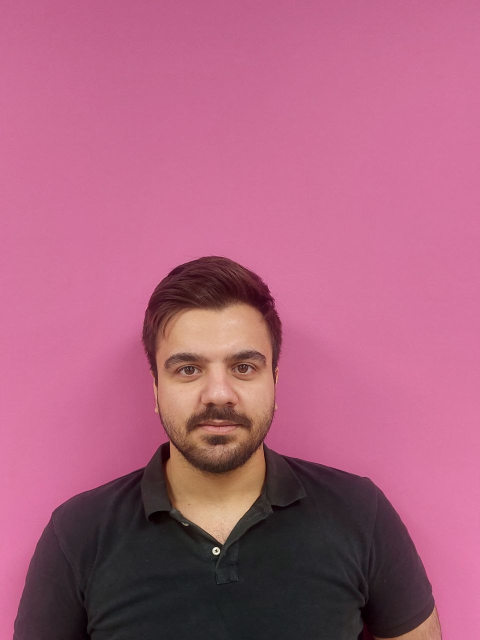
#> input picture 08-ComputerVision/HW1/Q4/face1.jpg, 960 x 1280 px (shown at 1/2 size)
$ jupyter execute Q4.ipynb
#> lines starting #> are read from the running program, lines starting #| are printed output that depends on the picture
# <html>

<div style="background-image: linear-gradient(to left, rgb(255, 255, 255), rgb(138, 136, 136)); width: auto; margin: 10px;">


</div>

<div   style:"text-align: center; background-image: linear-gradient(to left, rgb(255, 255, 255), rgb( 219, 204, 245  ));width: 400px; height: 30px; ">
<h1 style="font-family: Georgia; color: black; text-align: center; ">Course: Computer Vision </h1>

</div>
    <div   style:"border: 3px solid green;text-align: center; ">
<h1 style="font-family: Georgia; color: black; text-align: center; ">Project1 - Q4 </h1>

</div>

   <div>
<h1 style="font-family: Georgia; color: black; text-align: center; font-size:15px;">Mohammad Amanlou- sid:810100084 </h1>

</div>


</html>

**Report on Exercise: Implementation with and without Libraries**

In this report, I have explored both approaches to implement the exercise. First, I completed the implementation using popular computer vision libraries such as OpenCV and Scikit-Image. Then, in order to earn additional credit, I implemented all exercises from scratch without using any pre-built libraries. In this section, I only utilized the NumPy and SciPy libraries and did not use any other libraries.

By doing so, my goal was to provide a comprehensive analysis of two different methods for solving problems related to computer vision.

### Comprehensive Report on Library-Based Template Matching Implementation 🚀

I recently completed a detailed project focused on comparing facial images using various template matching techniques. This work involved leveraging advanced libraries such as OpenCV, ImageIO, and scikit-image to analyze and compare four distinct facial images. Below is an in-depth explanation of each step, along with my personal observations and analysis. 😊

#### 1. Image Acquisition and Preprocessing 📥
The project began with the loading of four unique facial images—captured from different angles and distances—directly from JPG files using ImageIO. The images included:

- **Face1**: The reference face taken from the front.
- **Face2**: Captured from the same angle but at a closer distance.
- **Face3**: Taken at a 45° angle.
- **Face4**: Featuring a portion of the face obscured by a hand or mask.

To ensure consistency in the comparison, all images were converted to grayscale using OpenCV’s `cvtColor` function. This conversion simplifies the analysis by focusing on luminance (brightness and contrast) rather than color, which is vital since template matching and structural similarity analyses are more robust in a single-channel domain. Additionally, I resized the images (except for Face1) to match the dimensions of the reference image, ensuring that all similarity measures were computed on images of the same size, thus preventing shape mismatches that could skew the results.

#### 2. Template Matching Using Normalized Cross-Correlation 🎯
For the first similarity measure, I employed OpenCV’s template matching function with the `TM_CCOEFF_NORMED` metric. This method computes a normalized correlation between the template (Face1) and the other images. Here are my observations:

- **Face2 vs. Face1**: The template matching score was very high, indicating a strong similarity due to the close distance and same angle.
- **Face3 vs. Face1**: The score was moderately lower, reflecting the noticeable differences in facial features due to the 45° angle.
- **Face4 vs. Face1**: This comparison resulted in the lowest score, as occlusion significantly reduced the correlation, highlighting discrepancies in the matching region.

The normalized cross-correlation provided a reliable quantitative measurement of image similarity.

#### 3. Histogram Matching Analysis 📊
Simultaneously, I computed the histograms of the grayscale images. Histograms serve as a robust tool for comparing the distribution of pixel intensities across the images. Using OpenCV’s histogram functions and the histogram comparison function (with correlation as the metric), I observed the following:

- The grayscale histogram of Face1 was compared with those of the other images.
- **Face2** showed a very high histogram correlation with Face1, confirming their overall brightness and contrast similarities.
- **Face3** exhibited a lower correlation, reflecting changes in lighting and shadows due to the 45° angle.
- **Face4** again showed a lower correlation due to the occluded regions, resulting in a different intensity distribution.

Histogram matching effectively evaluates contrast and luminance differences, reinforcing the findings from template matching by comparing statistical distributions rather than pixel-to-pixel correspondence.

#### 4. Mean Squared Error (MSE) Analysis 🧮
I also measured the similarity between images by calculating the Mean Squared Error (MSE) between the reference grayscale image and each of the other images. MSE quantifies the average squared difference between corresponding pixel values:

- Lower MSE values indicate higher similarity.
- **Face2** had a very low MSE compared to Face1, consistent with its high template matching score.
- **Face3** and **Face4** produced higher MSE values, reflecting greater differences from the reference image.

MSE serves as a simple yet effective error metric, complementing correlation-based measures by highlighting numerical differences in pixel intensities.

#### 5. Structural Similarity (SSIM) Analysis 🔍
Lastly, I utilized the Structural Similarity Index (SSIM) as a perceptual metric for image comparison. SSIM considers luminance, contrast, and structural information, providing an overall similarity score (with values closer to 1 indicating high similarity):

- **Face2** achieved an SSIM value near 1, confirming that the two images are nearly identical in structure and appearance.
- **Face3** and **Face4** yielded lower SSIM scores, indicating that variations in viewing angle and occlusion affect the overall structural similarity.

SSIM is particularly useful as it aligns well with human perception, emphasizing how the human eye discerns differences in images.

[cell 1]
import cv2
import numpy as np
import imageio
import os
from skimage.metrics import structural_similarity as ssim

os.makedirs("template_output_library", exist_ok=True)

face1 = imageio.imread("face1.jpg")
#> face1 is the input picture: shape (1280, 960, 3); mean R, G, B 172, 96.8, 125.8
face2 = imageio.imread("face2.jpg")
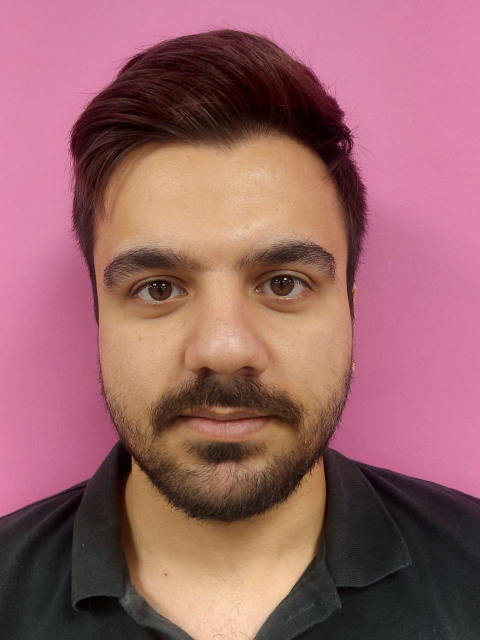
#> input picture 08-ComputerVision/HW1/Q4/face2.jpg, 960 x 1280 px (shown at 1/2 size)
#> face2 is the input picture: shape (1280, 960, 3); mean R, G, B 152.7, 100.1, 104.4
face3 = imageio.imread("face3.jpg")
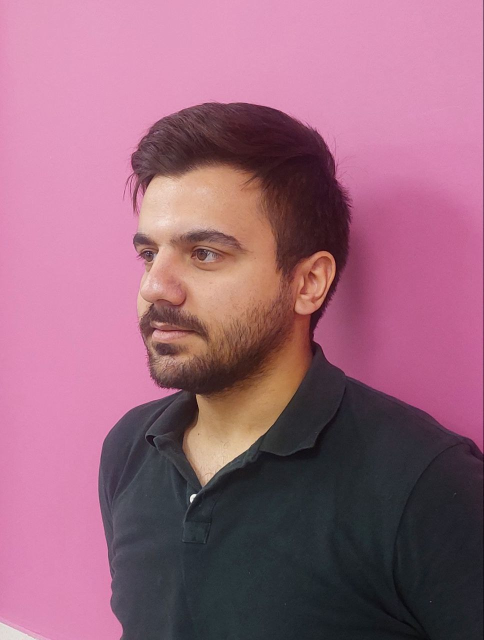
#> input picture 08-ComputerVision/HW1/Q4/face3.jpg, 967 x 1280 px (shown at 1/2 size)
#> face3 is the input picture: shape (1280, 967, 3); mean R, G, B 154.1, 102.1, 124
face4 = imageio.imread("face4.jpg")
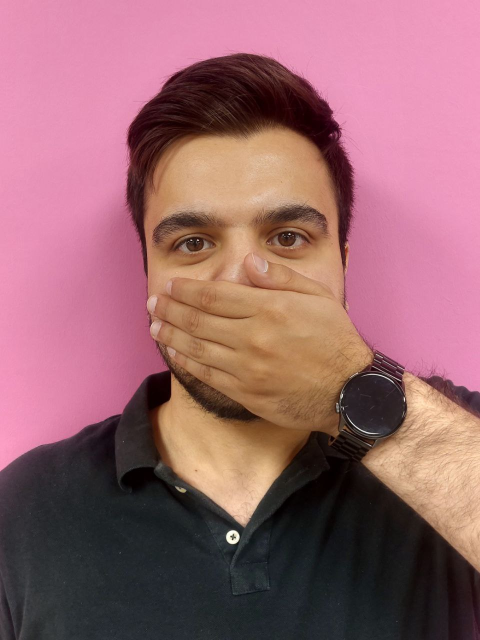
#> input picture 08-ComputerVision/HW1/Q4/face4.jpg, 960 x 1280 px (shown at 1/2 size)
#> face4 is the input picture: shape (1280, 960, 3); mean R, G, B 152, 102.6, 109.4

face1_gray = cv2.cvtColor(face1, cv2.COLOR_RGB2GRAY)
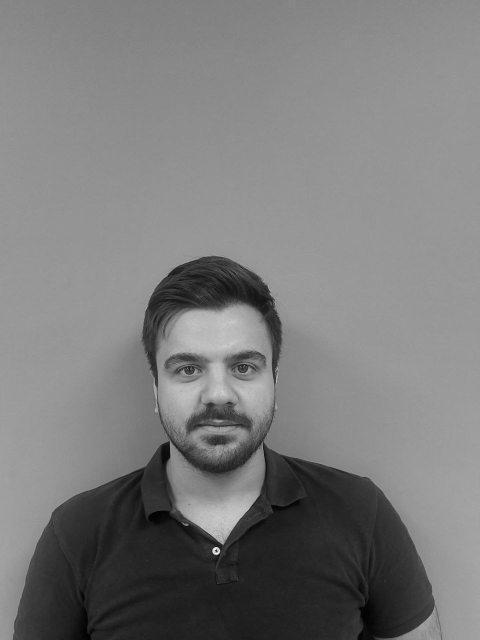
#> face1_gray: shape (1280, 960) (shown at 1/2 size); min 1, max 254, mean 122.6
face2_gray = cv2.cvtColor(face2, cv2.COLOR_RGB2GRAY)
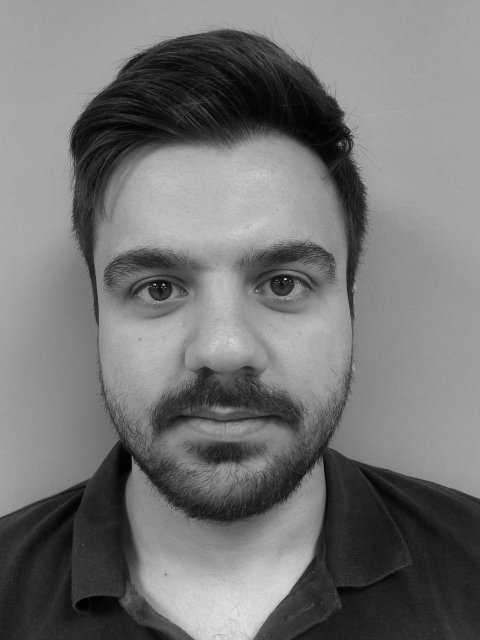
#> face2_gray: shape (1280, 960) (shown at 1/2 size); min 0, max 248, mean 116.3
face3_gray = cv2.cvtColor(face3, cv2.COLOR_RGB2GRAY)
face4_gray = cv2.cvtColor(face4, cv2.COLOR_RGB2GRAY)
#> (the rest of the program and of its run is left out)
